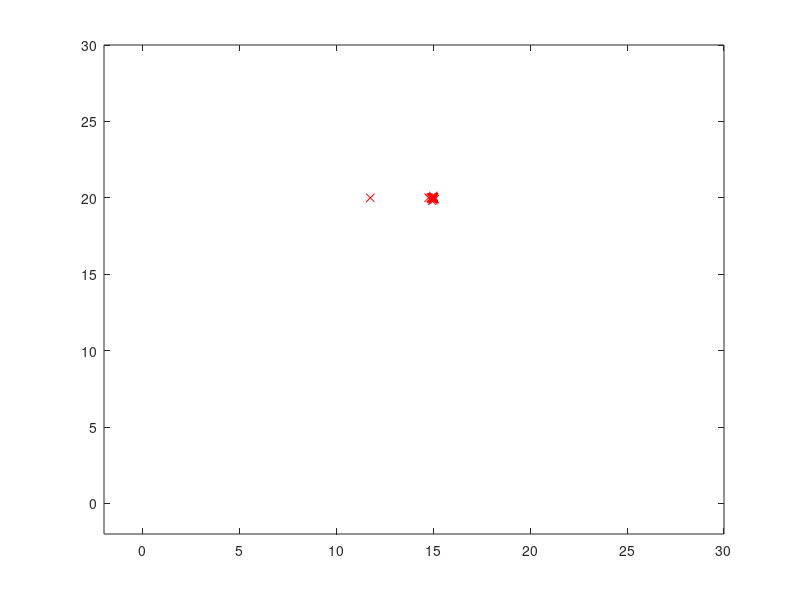

MATLAB code to generate this figure:
%particle swarm optimaization for minimum value to function 
clear
clc
iterations = 30;
inertia = 1.0;
correction_factor = 2.0;
swarm_size = 49;
 
% ---- initial swarm position -----
index = 1;
for i = 1 : 7
    for j = 1 : 7
        swarm(index, 1, 1) = i;
        swarm(index, 1, 2) = j;
        index = index + 1;
    end
end
 
swarm(:, 4, 1) = 1000;          % best value so far
swarm(:, 2, :) = 0;             % starting velocity
 
for iter = 1 : iterations
 
    %-- evaluating position & quality ---
    for i = 1 : swarm_size
        swarm(i, 1, 1) = swarm(i, 1, 1) + swarm(i, 2, 1)/1.3;     %update x position
        swarm(i, 1, 2) = swarm(i, 1, 2) + swarm(i, 2, 2)/1.3;     %update y position
        x = swarm(i, 1, 1);
        y = swarm(i, 1, 2);
 
        val = (x - 15)^2 + (y - 20)^2;          % fitness evaluation (you may replace this objective function with any function having a global minima)
 
        if val < swarm(i, 4, 1)                 % if new position is better
            swarm(i, 3, 1) = swarm(i, 1, 1);    % update best x,
            swarm(i, 3, 2) = swarm(i, 1, 2);    % best y postions
            swarm(i, 4, 1) = val;               % and best value
        end
    end
 
    [temp, gbest] = min(swarm(:, 4, 1));        % global best position
 
    %--- updating velocity vectors
    for i = 1 : swarm_size
        swarm(i, 2, 1) = rand*inertia*swarm(i, 2, 1) + correction_factor*rand*(swarm(i, 3, 1) - swarm(i, 1, 1)) + correction_factor*rand*(swarm(gbest, 3, 1) - swarm(i, 1, 1));   %x velocity component
        swarm(i, 2, 2) = rand*inertia*swarm(i, 2, 2) + correction_factor*rand*(swarm(i, 3, 2) - swarm(i, 1, 2)) + correction_factor*rand*(swarm(gbest, 3, 2) - swarm(i, 1, 2));   %y velocity component
    end
 
    %% Plotting the swarm
    clf
    plot(swarm(:, 1, 1), swarm(:, 1, 2), 'rx')   % drawing swarm movements
    axis([-2 30 -2 30]);
pause(2)
end
 


